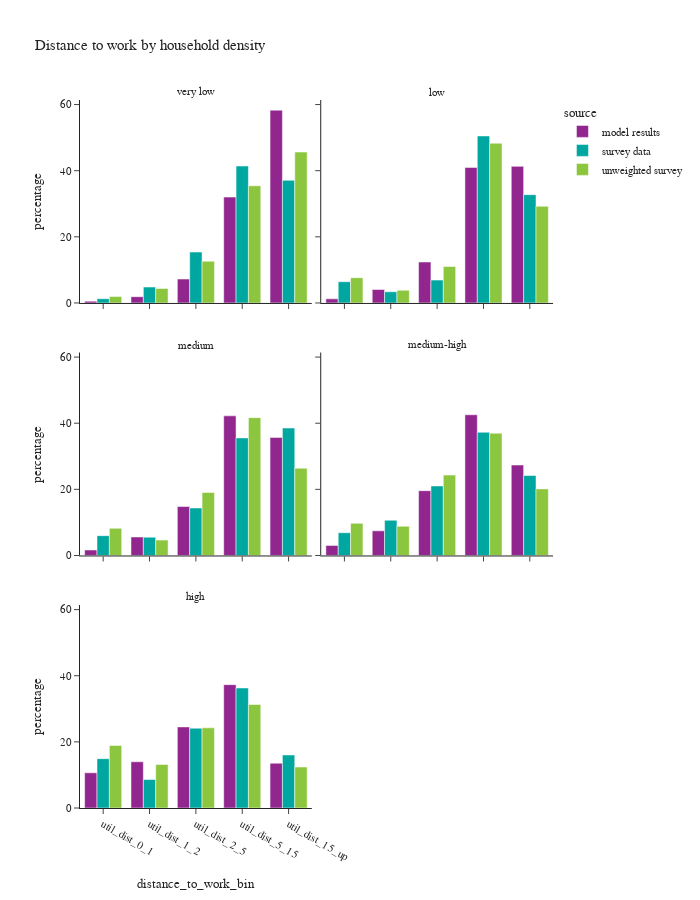

Notebook source saved alongside this figure:
### Markdown cell above
- Household density represents the household density of a person's home location

### Code cell
df_plot = per_data.loc[(per_data['is_worker']) & (per_data['distance_to_work_bin'] != float('nan'))].groupby(['source','hh_density_group','distance_to_work_bin'])['person_weight'].sum().reset_index()
df_plot['percentage'] = df_plot.groupby(['source','hh_density_group'], group_keys=False)['person_weight']. \
    apply(lambda x: 100 * x / float(x.sum()))
# df_plot

fig = px.bar(df_plot, x="distance_to_work_bin", y="percentage", color="source",barmode="group",
             facet_col="hh_density_group", facet_col_wrap=2,
             title="Distance to work by household density")
fig.for_each_annotation(lambda a: a.update(text = a.text.split("=")[-1]))
fig.update_layout(height=900, width=700, font=dict(size=11))
fig.show()

### Figure 1 — Plotly figure (JSON) as saved in the notebook; plotly's stock layout.template omitted (floating-point values rounded to 4 significant figures)
{"data": [{"alignmentgroup": "True", "hovertemplate": "source=model results<br>hh_density_group=very low<br>distance_to_work_bin=%{x}<br>percentage=%{y}<extra></extra>", "legendgroup": "model results", "marker": {"color": "#91268F", "pattern": {"shape": ""}}, "name": "model results", "offsetgroup": "model results", "orientation": "v", "showlegend": true, "textposition": "auto", "type": "bar", "x": ["util_dist_0_1", "util_dist_1_2", "util_dist_2_5", "util_dist_5_15", "util_dist_15_up"], "xaxis": "x5", "y": [0.5445, 1.896, 7.227, 32.02, 58.31], "yaxis": "y5"}, {"alignmentgroup": "True", "hovertemplate": "source=model results<br>hh_density_group=low<br>distance_to_work_bin=%{x}<br>percentage=%{y}<extra></extra>", "legendgroup": "model results", "marker": {"color": "#91268F", "pattern": {"shape": ""}}, "name": "model results", "offsetgroup": "model results", "orientation": "v", "showlegend": false, "textposition": "auto", "type": "bar", "x": ["util_dist_0_1", "util_dist_1_2", "util_dist_2_5", "util_dist_5_15", "util_dist_15_up"], "xaxis": "x6", "y": [1.237, 4.07, 12.39, 41.0, 41.31], "yaxis": "y6"}, {"alignmentgroup": "True", "hovertemplate": "source=model results<br>hh_density_group=medium<br>distance_to_work_bin=%{x}<br>percentage=%{y}<extra></extra>", "legendgroup": "model results", "marker": {"color": "#91268F", "pattern": {"shape": ""}}, "name": "model results", "offsetgroup": "model results", "orientation": "v", "showlegend": false, "textposition": "auto", "type": "bar", "x": ["util_dist_0_1", "util_dist_1_2", "util_dist_2_5", "util_dist_5_15", "util_dist_15_up"], "xaxis": "x3", "y": [1.659, 5.597, 14.81, 42.23, 35.71], "yaxis": "y3"}, {"alignmentgroup": "True", "hovertemplate": "source=model results<br>hh_density_group=medium-high<br>distance_to_work_bin=%{x}<br>percentage=%{y}<extra></extra>", "legendgroup": "model results", "marker": {"color": "#91268F", "pattern": {"shape": ""}}, "name": "model results", "offsetgroup": "model results", "orientation": "v", "showlegend": false, "textposition": "auto", "type": "bar", "x": ["util_dist_0_1", "util_dist_1_2", "util_dist_2_5", "util_dist_5_15", "util_dist_15_up"], "xaxis": "x4", "y": [3.036, 7.452, 19.6, 42.56, 27.35], "yaxis": "y4"}, {"alignmentgroup": "True", "hovertemplate": "source=model results<br>hh_density_group=high<br>distance_to_work_bin=%{x}<br>percentage=%{y}<extra></extra>", "legendgroup": "model results", "marker": {"color": "#91268F", "pattern": {"shape": ""}}, "name": "model results", "offsetgroup": "model results", "orientation": "v", "showlegend": false, "textposition": "auto", "type": "bar", "x": ["util_dist_0_1", "util_dist_1_2", "util_dist_2_5", "util_dist_5_15", "util_dist_15_up"], "xaxis": "x", "y": [10.65, 13.98, 24.52, 37.31, 13.54], "yaxis": "y"}, {"alignmentgroup": "True", "hovertemplate": "source=survey data<br>hh_density_group=very low<br>distance_to_work_bin=%{x}<br>percentage=%{y}<extra></extra>", "legendgroup": "survey data", "marker": {"color": "#00A7A0", "pattern": {"shape": ""}}, "name": "survey data", "offsetgroup": "survey data", "orientation": "v", "showlegend": true, "textposition": "auto", "type": "bar", "x": ["util_dist_0_1", "util_dist_1_2", "util_dist_2_5", "util_dist_5_15", "util_dist_15_up"], "xaxis": "x5", "y": [1.29, 4.812, 15.4, 41.42, 37.08], "yaxis": "y5"}, {"alignmentgroup": "True", "hovertemplate": "source=survey data<br>hh_density_group=low<br>distance_to_work_bin=%{x}<br>percentage=%{y}<extra></extra>", "legendgroup": "survey data", "marker": {"color": "#00A7A0", "pattern": {"shape": ""}}, "name": "survey data", "offsetgroup": "survey data", "orientation": "v", "showlegend": false, "textposition": "auto", "type": "bar", "x": ["util_dist_0_1", "util_dist_1_2", "util_dist_2_5", "util_dist_5_15", "util_dist_15_up"], "xaxis": "x6", "y": [6.425, 3.398, 6.913, 50.51, 32.76], "yaxis": "y6"}, {"alignmentgroup": "True", "hovertemplate": "source=survey data<br>hh_density_group=medium<br>distance_to_work_bin=%{x}<br>percentage=%{y}<extra></extra>", "legendgroup": "survey data", "marker": {"color": "#00A7A0", "pattern": {"shape": ""}}, "name": "survey data", "offsetgroup": "survey data", "orientation": "v", "showlegend": false, "textposition": "auto", "type": "bar", "x": ["util_dist_0_1", "util_dist_1_2", "util_dist_2_5", "util_dist_5_15", "util_dist_15_up"], "xaxis": "x3", "y": [5.994, 5.526, 14.37, 35.56, 38.55], "yaxis": "y3"}, {"alignmentgroup": "True", "hovertemplate": "source=survey data<br>hh_density_group=medium-high<br>distance_to_work_bin=%{x}<br>percentage=%{y}<extra></extra>", "legendgroup": "survey data", "marker": {"color": "#00A7A0", "pattern": {"shape": ""}}, "name": "survey data", "offsetgroup": "survey data", "orientation": "v", "showlegend": false, "textposition": "auto", "type": "bar", "x": ["util_dist_0_1", "util_dist_1_2", "util_dist_2_5", "util_dist_5_15", "util_dist_15_up"], "xaxis": "x4", "y": [6.887, 10.65, 21.02, 37.26, 24.18], "yaxis": "y4"}, {"alignmentgroup": "True", "hovertemplate": "source=survey data<br>hh_density_group=high<br>distance_to_work_bin=%{x}<br>percentage=%{y}<extra></extra>", "legendgroup": "survey data", "marker": {"color": "#00A7A0", "pattern": {"shape": ""}}, "name": "survey data", "offsetgroup": "survey data", "orientation": "v", "showlegend": false, "textposition": "auto", "type": "bar", "x": ["util_dist_0_1", "util_dist_1_2", "util_dist_2_5", "util_dist_5_15", "util_dist_15_up"], "xaxis": "x", "y": [14.91, 8.609, 24.13, 36.3, 16.04], "yaxis": "y"}, {"alignmentgroup": "True", "hovertemplate": "source=unweighted survey<br>hh_density_group=very low<br>distance_to_work_bin=%{x}<br>percentage=%{y}<extra></extra>", "legendgroup": "unweighted survey", "marker": {"color": "#8CC63E", "pattern": {"shape": ""}}, "name": "unweighted survey", "offsetgroup": "unweighted survey", "orientation": "v", "showlegend": true, "textposition": "auto", "type": "bar", "x": ["util_dist_0_1", "util_dist_1_2", "util_dist_2_5", "util_dist_5_15", "util_dist_15_up"], "xaxis": "x5", "y": [1.942, 4.369, 12.62, 35.44, 45.63], "yaxis": "y5"}, {"alignmentgroup": "True", "hovertemplate": "source=unweighted survey<br>hh_density_group=low<br>distance_to_work_bin=%{x}<br>percentage=%{y}<extra></extra>", "legendgroup": "unweighted survey", "marker": {"color": "#8CC63E", "pattern": {"shape": ""}}, "name": "unweighted survey", "offsetgroup": "unweighted survey", "orientation": "v", "showlegend": false, "textposition": "auto", "type": "bar", "x": ["util_dist_0_1", "util_dist_1_2", "util_dist_2_5", "util_dist_5_15", "util_dist_15_up"], "xaxis": "x6", "y": [7.627, 3.814, 11.02, 48.31, 29.24], "yaxis": "y6"}, {"alignmentgroup": "True", "hovertemplate": "source=unweighted survey<br>hh_density_group=medium<br>distance_to_work_bin=%{x}<br>percentage=%{y}<extra></extra>", "legendgroup": "unweighted survey", "marker": {"color": "#8CC63E", "pattern": {"shape": ""}}, "name": "unweighted survey", "offsetgroup": "unweighted survey", "orientation": "v", "showlegend": false, "textposition": "auto", "type": "bar", "x": ["util_dist_0_1", "util_dist_1_2", "util_dist_2_5", "util_dist_5_15", "util_dist_15_up"], "xaxis": "x3", "y": [8.204, 4.656, 19.07, 41.69, 26.39], "yaxis": "y3"}, {"alignmentgroup": "True", "hovertemplate": "source=unweighted survey<br>hh_density_group=medium-high<br>distance_to_work_bin=%{x}<br>percentage=%{y}<extra></extra>", "legendgroup": "unweighted survey", "marker": {"color": "#8CC63E", "pattern": {"shape": ""}}, "name": "unweighted survey", "offsetgroup": "unweighted survey", "orientation": "v", "showlegend": false, "textposition": "auto", "type": "bar", "x": ["util_dist_0_1", "util_dist_1_2", "util_dist_2_5", "util_dist_5_15", "util_dist_15_up"], "xaxis": "x4", "y": [9.722, 8.854, 24.31, 36.98, 20.14], "yaxis": "y4"}, {"alignmentgroup": "True", "hovertemplate": "source=unweighted survey<br>hh_density_group=high<br>distance_to_work_bin=%{x}<br>percentage=%{y}<extra></extra>", "legendgroup": "unweighted survey", "marker": {"color": "#8CC63E", "pattern": {"shape": ""}}, "name": "unweighted survey", "offsetgroup": "unweighted survey", "orientation": "v", "showlegend": false, "textposition": "auto", "type": "bar", "x": ["util_dist_0_1", "util_dist_1_2", "util_dist_2_5", "util_dist_5_15", "util_dist_15_up"], "xaxis": "x", "y": [18.9, 13.16, 24.25, 31.29, 12.39], "yaxis": "y"}], "layout": {"annotations": [{"font": {}, "showarrow": false, "text": "high", "x": 0.245, "xanchor": "center", "xref": "paper", "y": 0.2867, "yanchor": "bottom", "yref": "paper"}, {"font": {}, "showarrow": false, "text": "medium", "x": 0.245, "xanchor": "center", "xref": "paper", "y": 0.6433, "yanchor": "bottom", "yref": "paper"}, {"font": {}, "showarrow": false, "text": "medium-high", "x": 0.755, "xanchor": "center", "xref": "paper", "y": 0.6433, "yanchor": "bottom", "yref": "paper"}, {"font": {}, "showarrow": false, "text": "very low", "x": 0.245, "xanchor": "center", "xref": "paper", "y": 1.0, "yanchor": "bottom", "yref": "paper"}, {"font": {}, "showarrow": false, "text": "low", "x": 0.755, "xanchor": "center", "xref": "paper", "y": 1.0, "yanchor": "bottom", "yref": "paper"}], "barmode": "group", "font": {"size": 11}, "height": 900, "legend": {"title": {"text": "source"}, "tracegroupgap": 0}, "title": {"text": "Distance to work by household density"}, "width": 700, "xaxis": {"anchor": "y", "domain": [0.0, 0.49], "title": {"text": "distance_to_work_bin"}}, "xaxis2": {"anchor": "y2", "domain": [0.51, 1.0], "matches": "x", "title": {"text": "distance_to_work_bin"}}, "xaxis3": {"anchor": "y3", "domain": [0.0, 0.49], "matches": "x", "showticklabels": false}, "xaxis4": {"anchor": "y4", "domain": [0.51, 1.0], "matches": "x", "showticklabels": false}, "xaxis5": {"anchor": "y5", "domain": [0.0, 0.49], "matches": "x", "showticklabels": false}, "xaxis6": {"anchor": "y6", "domain": [0.51, 1.0], "matches": "x", "showticklabels": false}, "yaxis": {"anchor": "x", "domain": [0.0, 0.2867], "title": {"text": "percentage"}}, "yaxis2": {"anchor": "x2", "domain": [0.0, 0.2867], "matches": "y", "showticklabels": false}, "yaxis3": {"anchor": "x3", "domain": [0.3567, 0.6433], "matches": "y", "title": {"text": "percentage"}}, "yaxis4": {"anchor": "x4", "domain": [0.3567, 0.6433], "matches": "y", "showticklabels": false}, "yaxis5": {"anchor": "x5", "domain": [0.7133, 1.0], "matches": "y", "title": {"text": "percentage"}}, "yaxis6": {"anchor": "x6", "domain": [0.7133, 1.0], "matches": "y", "showticklabels": false}}}
